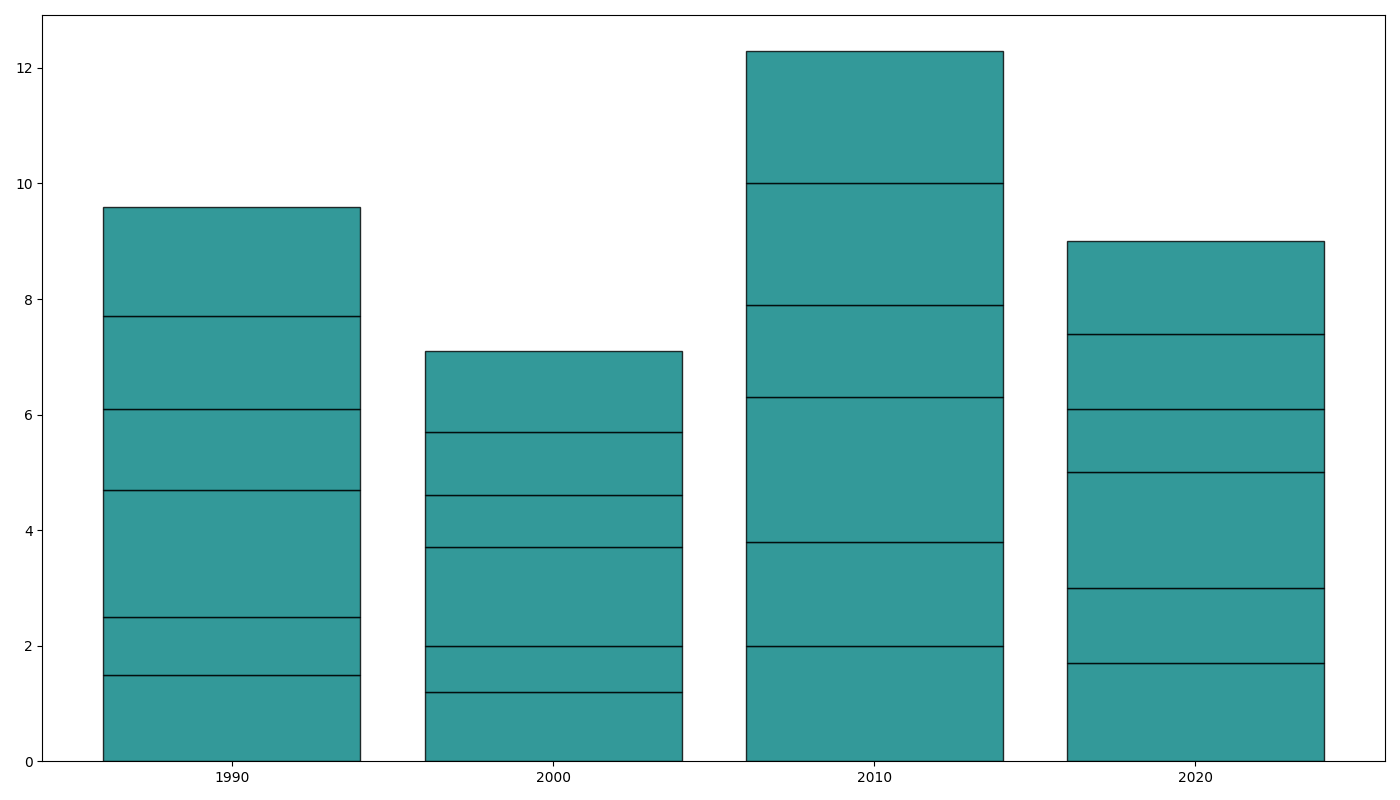

Source code (Python):
import matplotlib.pyplot as plt
import numpy as np

cities = ['Lunaris', 'Selene', 'Aurora', 'Eldoria', 'Nyx', 'Solara']
years = ['1990', '2000', '2010', '2020']

population_data = {
    'Lunaris': [1.5, 1.2, 2.0, 1.7],
    'Selene': [1.0, 0.8, 1.8, 1.3],
    'Aurora': [2.2, 1.7, 2.5, 2.0],
    'Eldoria': [1.4, 0.9, 1.6, 1.1],
    'Nyx': [1.6, 1.1, 2.1, 1.3],
    'Solara': [1.9, 1.4, 2.3, 1.6],
}

color = 'teal'
fig, ax = plt.subplots(figsize=(14, 8))

bottom = np.zeros(len(years))

for city in cities:
    plt.bar(
        years,
        population_data[city],
        bottom=bottom,
        color=color,
        edgecolor='black',
        alpha=0.8
    )
    bottom += np.array(population_data[city])

plt.tight_layout()
plt.show()
